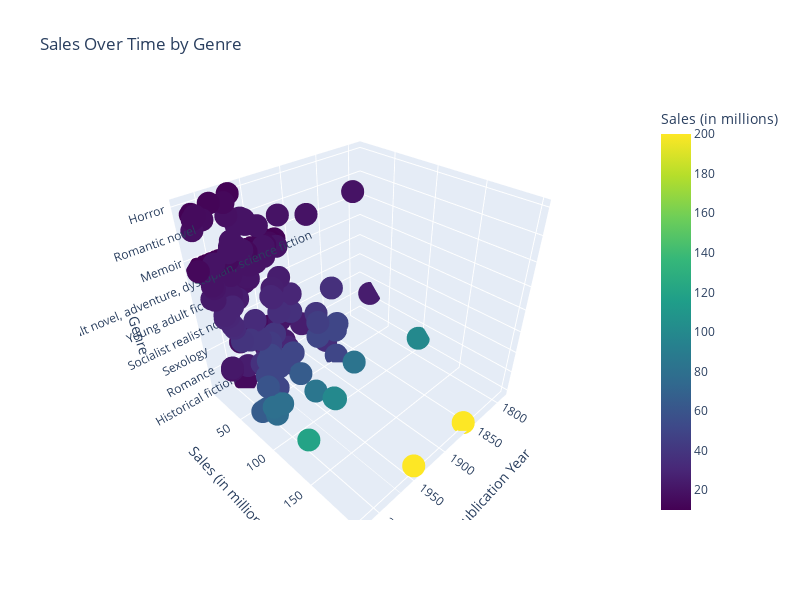

The notebook cell this image was saved under:
### Code cell
# Create an interactive 3D scatter plot with color and size
fig = go.Figure(data=[go.Scatter3d(
    x=df['First published'],
    y=df['Approximate sales in millions'],
    z=df['Genre'],
    mode='markers',
    marker=dict(
        color=df['Approximate sales in millions'],
        size=8,
        colorscale='Viridis',
        colorbar=dict(title='Sales (in millions)')
    )
)])

fig.update_layout(scene=dict(xaxis_title='Publication Year', yaxis_title='Sales (in millions', zaxis_title='Genre'),
                  title='Sales Over Time by Genre', width=800, height=600)
fig.show()

### Figure 1 — Plotly figure (JSON) as saved in the notebook; plotly's stock layout.template omitted (floating-point values rounded to 4 significant figures; data arrays with more than 128 entries replaced by an {"elided": "..."} marker saying what was removed)
{"data": [{"marker": {"color": {"elided": "173 float values"}, "colorbar": {"title": {"text": "Sales (in millions)"}}, "colorscale": [[0, "#440154"], [0.1111, "#482878"], [0.2222, "#3e4989"], [0.3333, "#31688e"], [0.4444, "#26828e"], [0.5556, "#1f9e89"], [0.6667, "#35b779"], [0.7778, "#6ece58"], [0.8889, "#b5de2b"], [1, "#fde725"]], "size": 8}, "mode": "markers", "type": "scatter3d", "x": {"elided": "173 str values"}, "y": {"elided": "173 float values"}, "z": {"elided": "173 str values"}}], "layout": {"height": 600, "scene": {"xaxis": {"title": {"text": "Publication Year"}}, "yaxis": {"title": {"text": "Sales (in millions"}}, "zaxis": {"title": {"text": "Genre"}}}, "title": {"text": "Sales Over Time by Genre"}, "width": 800}}
